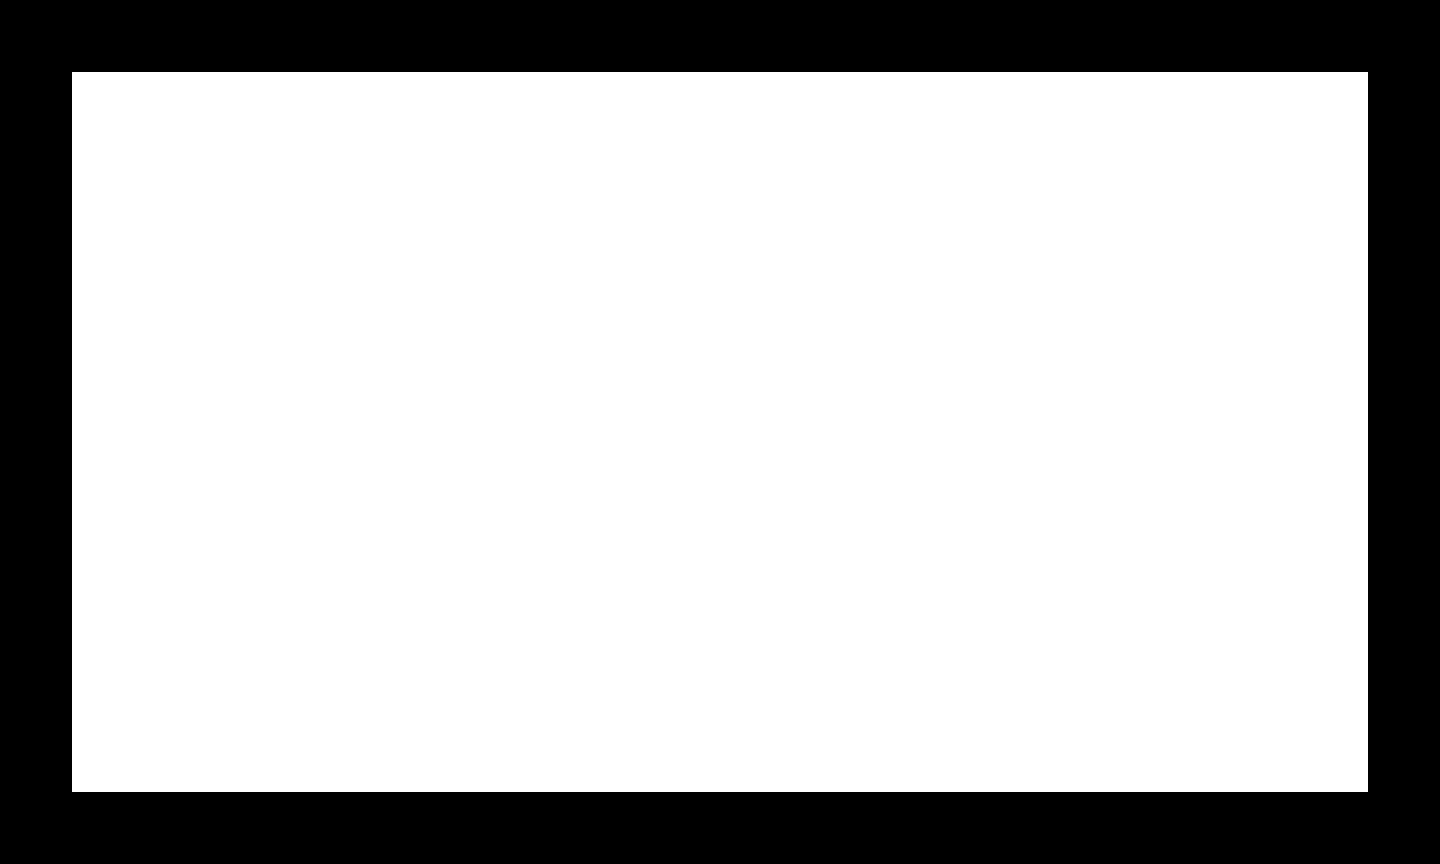

This game map was drawn from its Tiled (.tmx) file and the tilesets committed beside it. A one-line description and the trimmed map source follow:
An orthogonal 20x12 tile map with 72x72 px tiles, 2 tile layers (bg, tiles), 3 tilesets.

<map version="1.0" orientation="orthogonal" width="20" height="12" tilewidth="72" tileheight="72">
 <tileset firstgid="1" name="black tile" tilewidth="72" tileheight="72">
  <image source="../../art/black tile.png" width="72" height="72" />
 </tileset>
 <tileset firstgid="2" name="white tile" tilewidth="72" tileheight="72">
  <image source="../../art/white tile.png" width="72" height="72" />
 </tileset>
 <tileset firstgid="3" name="blue aura sphere 1" tilewidth="72" tileheight="72">
  <image source="../../art/blue aura sphere 1.png" width="72" height="72" />
 </tileset>
 <layer name="bg" width="20" height="12">
  <data>[240 cells, 240 non-empty, 1 distinct tile ids]</data>
 </layer>
 <layer name="tiles" width="20" height="12">
  <data>[240 cells, 60 non-empty, 1 distinct tile ids]</data>
 </layer>
</map>
